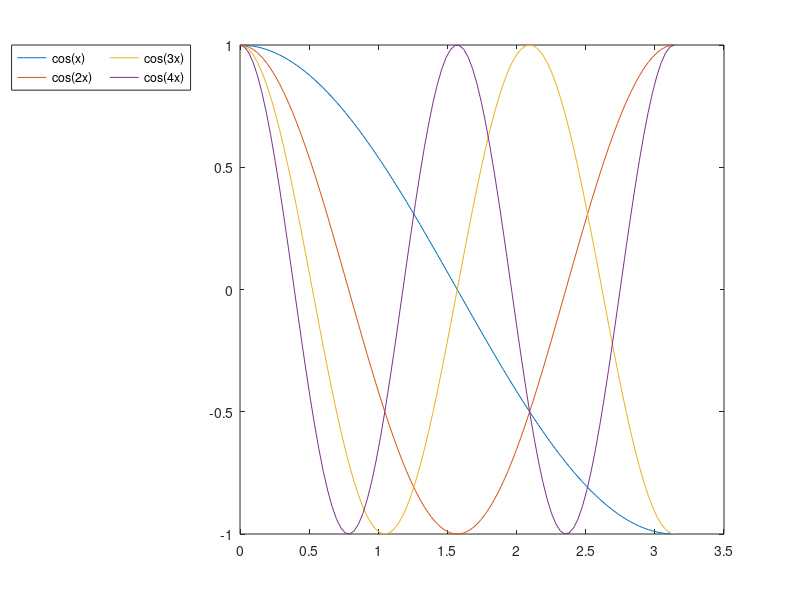

MATLAB code for this plot:
clear
x = linspace(0,pi);
y1 = cos(x);
y2 = cos(2*x);
plot(x,y1,x,y2)
hold on
y3 = cos(3*x);
y4 = cos(4*x);
plot(x,y3,x,y4)
hold off
legend({'cos(x)','cos(2x)','cos(3x)','cos(4x)'},'Location','northwestoutside','NumColumns',2)